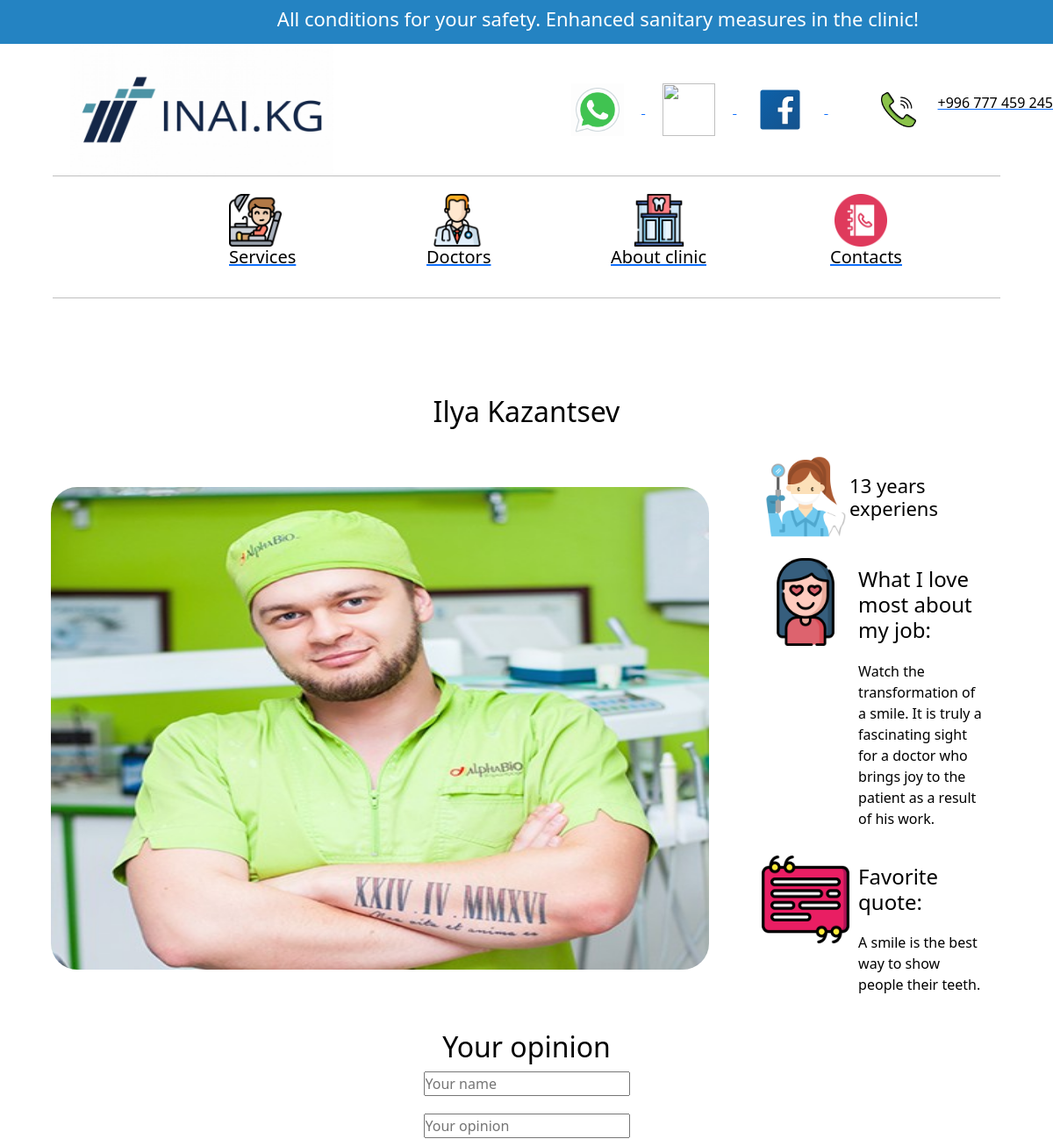
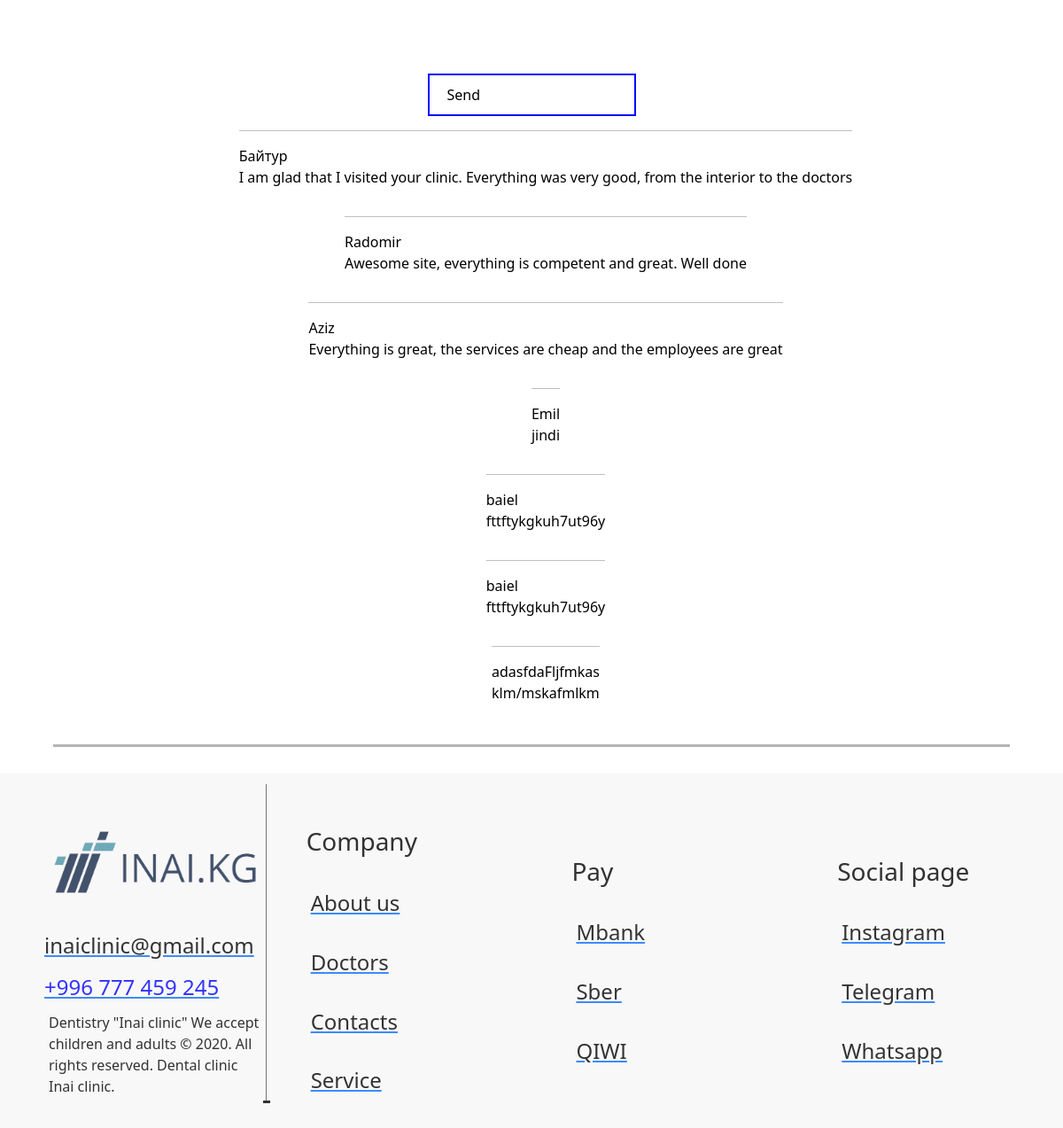
The app's page /doctors/3 with its own data (2 pictures, top to bottom).
### about/models.py (models this page shows)
class Doctors(models.Model):
    title = models.CharField(max_length=50)
    descriptions = models.TextField()
    image = models.ImageField(upload_to="")
    exp = models.CharField(max_length=200)
    likes = models.TextField(max_length=500)
    quote = models.CharField(max_length=200)

class Comment(models.Model):
    name = models.CharField(max_length=100)
    comment_text = models.TextField(max_length=2000)

### about/views.py (the view, shortened to what this page needs)
# urls.py: path("doctors/<int:id>", views.doctors_more, name="more"),
def doctors_more(request, id):
    more1 = get_object_or_404(models.Doctors, id=id)
    error = ""
    comment = Comment.objects.all()
    form = CommentForm
    context = {"form": form, "error": error, "comment": comment, "more1": more1}
    return render(request, "vrach.html", context)

### templates/vrach.html (shortened to what this page needs)
<!DOCTYPE html>
<html lang="en">
<head>
    {% load static %}
    <link rel="stylesheet" href="../static/style.css"/>
    <link href="https://cdn.jsdelivr.net/npm/bootstrap@5.2.3/dist/css/bootstrap.min.css" rel="stylesheet"
>
</head>
<body>
<section class="height:400px;">
    <div style="width:100% ; height:50px; background: rgb(36, 131, 194); padding: 8px; ">
        <h3 style="color: white; margin-left: 26%;"> All conditions for your safety. Enhanced sanitary measures in the
            clinic!</h3>
    </div>
    <div class="header-main">
        <a href="/"><img style="margin-left: 80px; width: 300px; height: 150px;" src="../media/image_1560843428.jpg"
                         alt=""></a>
        <div style="margin-left: auto;">
            <a href=" https://wa.me/+996777459245">
                <img class="img-main-header-first" src="../media/icons8-whatsapp.gif" alt="">
            </a>
            <a href="https://web.telegram.org/z/#-1657853630">
                <img class="img-main-header-first" src="../media/icons8-telegram-app.gif" alt="">
            </a>
            <a href="https://www.facebook.com/">
                <img class="img-main-header-first" src="../media/icons8-facebook.svg" alt="">
            </a>
            <a href="+996777459245">
                <img style="margin-left: 60px; width: 40px; height: 40px;" class="img-main-header-first"
                     src="../media/call.png"
                     alt="">
            </a>
        </div><a href="tel:+996777459245">
        <p style="margin-left: 5px;">+996 777 459 245</p></a>
    </div>
    <div style="width: 90%; height:1px; background:gray; margin-left: 5%; opacity: 50%;"></div>
    <div style="display: flex; justify-content: center; align-items: center ;">
        <ul style="display: flex; flex-direction:row;gap: 70px">
            <a href="{% url 'service' %}">
                <img style="margin-left: 90px;" class="img-main-header" src="../media/dentist-chair.png" alt="">
                <h5 style="margin-left: 90px;">Services</h5>
            </a>
            <a href="{% url 'doctors' %}">
                <img class="img-main-header" src="../media/doctor.png" alt="">
                <h5 style="margin-left: 45px;">Doctors</h5>
            </a>
            <a href="{% url 'about' %}">
                <img class="img-main-header" src="../media/dental-clinic.png" alt="">
                <h5 style="margin-left: 25px;">About clinic</h5>
            </a>
            <a href="{% url 'contact' %}">
                <img class="img-main-header" src="../media/phone-book.png" alt="">
                <h5 style="margin-left: 45px;">Contacts</h5>
            </a>
        </ul>
    </div>
    <div style=" opacity: 50%; width: 90%; height:1px; background:gray; margin-left: 5%; margin-top: 10px;"></div>
</section>
<section class="card_cont-doctor" style="display: flex; flex-direction: column; align-items: center">
    <div class="doctor-mini" style="display: flex; flex-direction: column; align-items: center">
        <h2 style=" text-align:center;margin-top: 50px ">{{ more1.title }}</h2>
        <div style="display: flex; align-items: center">
            <article style="margin: 0;">
                <img class=" human-doctor"
                     src="{{ more1.image.url }}"
                     alt="">
            </article>
            <div style="margin-left: 30px;gap: 80px;">
                <div style="display: flex; flex-direction: row; margin: 20px;">
                    <img src="../media/dental-care-girl.png" alt="" width="100px" height="100px">
                    <h3 style="margin: auto;">{{more1.exp}}</h3>
                </div>
                <div style="display: flex; flex-direction: row; margin: 20px;">
                    <img src="../media/fall-in-love.png" alt="" width="100px" height="100px">
                    <div style="display:flex ; flex-direction:column;">
                        <h4 style="margin: 10px 10px 10px 10px ;">What I love most about my job:</h4>
                        <p style="margin: 10px 10px 10px 10px ;">{{more1.likes}}</p>
                    </div>
                </div>
                <div style="display: flex; flex-direction: row; margin: 20px;">
                    <img src="../media/speech.png" alt="" width="100px" height="100px">
                    <div style="display:flex ; flex-direction:column;">
                        <h4 style="margin: 10px 10px 10px 10px ;">Favorite quote:</h4>
                        <p style="margin: 10px 10px 10px 10px ;"> {{more1.quote}}</p>
                    </div>
                </div>
            </div>
        </div>
    </div>
</section>
<div class="comment" style="flex-direction: column;">
    <h2 style="text-align:center;">Your opinion</h2>
    <form style="box-sizing: border-box;
    display: flex;
    flex-direction: column;
    align-items: center;
    gap:20px;
    justify-content:center;
" method="post">
        {{form.name}}
        {{form.comment_text}}
        <br>
        <button style="padding:10px 20px; border:2px solid blue;background-color:white;" class="comment" type="submit">Send</button>
    </form>
    {% for el in comment %}
    <ul>
        <hr>
        <li>{{el.name}}</li>
        <li>{{el.comment_text}}</li>
    </ul>
    {% endfor %}
</div>
<div class="liniya-footer"></div>
<footer class="footer-footer">
    <div class="footer-col1">
        <img src="../media/image_1560843428-removebg-preview.png" alt="" style="width:250px ; height: auto;">
        <a href="https://mail.google.com/mail/u/0/?tab=rm&ogbl"><h4 class="margin2">inaiclinic@gmail.com</h4></a>
        <a href=""><h4 class="margin2" style="color: blue; font-weight: 400; ">+996 777 459 245</h4>
        </a>
        <p style="margin:5px ; ">
            Dentistry "Inai clinic"
            We accept children and adults
            © 2020. All rights reserved.
            Dental clinic Inai clinic.
        </p>
    </div>
    <div class="footer-col1">
        <h3 class="margin1" style="margin-left: -5px;">Company</h3>
        <a href="{% url 'about' %}"><h4 class="margin1">About us</h4></a>
        <a href="{% url 'doctors' %}"><h4 class="margin1">Doctors</h4></a>
        <a href="{% url 'contact' %}"><h4 class="margin1">Contacts</h4></a>
        <a href="{% url 'service' %}"><h4 class="margin1">Service</h4></a>
    </div>
    <div class="footer-col1">
        <h3 class="margin1" style="margin-left: -5px;">Pay</h3>
        <a href=""><h4 class="margin1">Mbank</h4></a>
        <a href=""><h4 class="margin1">Sber</h4></a>
        <a href=""><h4 class="margin1">QIWI</h4></a>
    </div>
    <div class="footer-col1">
        <h3 class="margin1" style="margin-left: -5px;">Social page</h3>
        <a href="https://help.instagram.com/372819389498306/?helpref=uf_share"><h4 class="margin1">Instagram</h4></a>
        <a href=""><h4 class="margin1">Telegram</h4></a>
        <a href=" https://wa.me/+996777459245"><h4 class="margin1">Whatsapp</h4></a>
    </div>
</footer>
</body>
</html>

### static/style.css (style rules this page uses)
* { box-sizing: border-box; margin: 0; padding: 0; text-decoration: none; list-style: none; color: black; }
body { height: auto; }
section div h3 { font-size: 22px; }
.header-main { display: flex; flex-direction: row; align-items: center; width: 100%; height: 150px; background: rgb(255, 255, 255) }
.img-main-header { width: 60px; height: 60px; margin-top: 20px; margin-left: 50px; margin-right: 50px; }
.img-main-header-first { width: 60px; height: 60px; margin: 20px; }
.human-doctor { width: 750px; height: 550px; border-radius: 30px; margin: 10px; }
.card_cont-doctor { width: 90%; margin: auto; height: auto; border-radius: 30px; align-items: center; display: flex; flex-direction: row; }
.doctor-mini article { height: 580px !important; width: 800px; display: flex; justify-content: center; align-items: center; }
.doctor-mini { width: 90%; margin: 0 auto; display: flex; align-items: center; margin-top: 50px; padding: 10px; }
footer { background: rgb(247, 247, 247); opacity: 80%; width: 100%; height: 400px; margin-top: 20px; display: flex; flex-direction: row; }
.footer-col1 { width: 400px; height: 100%; display: flex; flex-direction: column; justify-content: center; margin-left: 50px; }
.liniya-footer { height: 3px; width: 90%; margin-left: 5%; margin-right: 5%; background: rgb(149, 148, 148); opacity: 70%; margin-top: 30px; margin-bottom: 30px; }
.margin1 { margin-top: 30px; }
h3 { margin: 5px; border: none; }
h2 { margin: 5px; }
.footer-col1 h4 { font-weight: 400; }
.margin2 { margin-top: 10px; }
.comment { width: 100%; display: flex; align-items: center; }

### records on screen
Doctors: title "Ilya Kazantsev", image (picture), exp "13 years experiens", likes "Watch the transformation of a smile. It is truly a fascinating sight for a doctor who brings joy to the patient as a result of his work.", quote "A smile is the best way to show people their teeth."
Comment: name "Байтур", comment_text "I am glad that I visited your clinic. Everything was very good, from the interior to the doctors"
Comment: name "Radomir", comment_text "Awesome site, everything is competent and great. Well done"
Comment: name "Aziz", comment_text "Everything is great, the services are cheap and the employees are great"
Comment: name "Emil", comment_text "jindi"
Comment: name "baiel", comment_text "fttftykgkuh7ut96y"
Comment: name "baiel", comment_text "fttftykgkuh7ut96y"
Comment: name "adasfdaFljfmkas", comment_text "klm/mskafmlkm"
